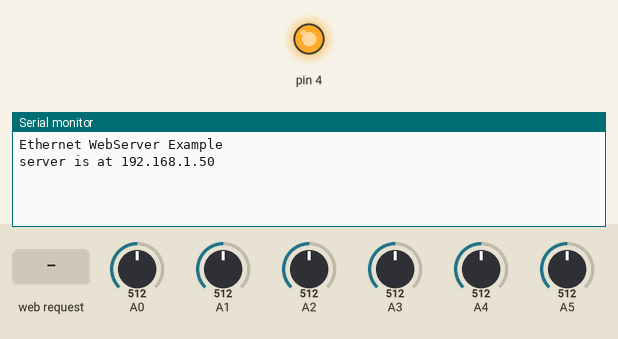
Recording of a sketch running on a simulated Arduino Uno, built with avr-gcc and run on an emulated ATmega328P. Shown: output pins drawn as LEDs (lit = HIGH), the last lines printed to the serial monitor. The inputs (shaded band) are chosen by the test bench; at power-on: A0 = 512, A1 = 512, A2 = 512, A3 = 512, A4 = 512, A5 = 512. WiFi joins after 1.5 s; servers stay silent unless stated.

Above: at 2.7 s.
2.8 s: HTTP request GET /ChangePowerFreq received
At 4.0 s:
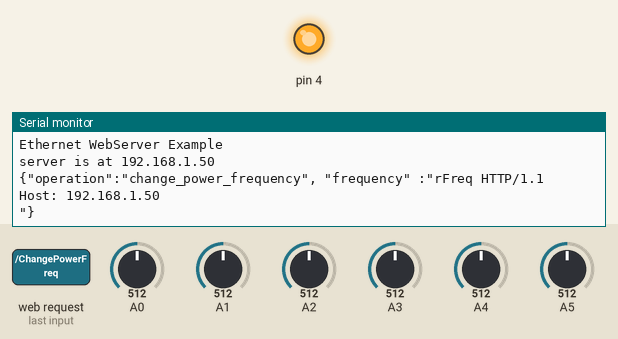
4.3 s: HTTP request GET /ChangeMixerFreq received
At 4.38 s:
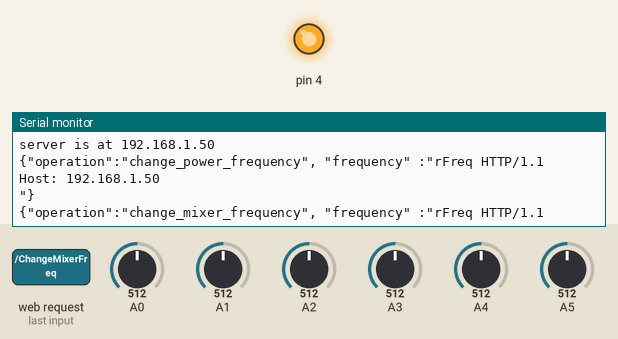
5.8 s: HTTP request GET /SignalOff received
At 5.88 s:
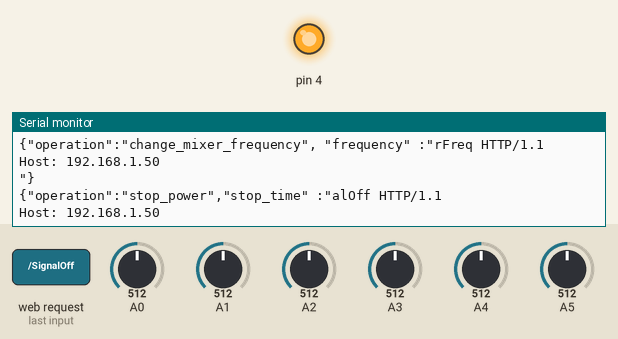

Measured:
- after the input at 2.8 s, the serial monitor: prints a new line at once (image 1)
- after the input at 4.3 s, the serial monitor: prints a new line at once (image 2)
- after the input at 5.8 s, the serial monitor: prints a new line at once (image 3)

The sketch:

WebServer.ino
```cpp
/*
  Based off Web Server Example code by David A. Mellis,  Tom Igoe and  Arturo Guadalupi

 */

#include <SPI.h>
#include <Ethernet.h>
#include <Arduino_JSON.h>

byte mac[] = {
  0xA8, 0x61, 0x0A, 0xAE, 0xAB, 0x54
};
IPAddress ip(192, 168, 1, 42);
byte subnet[] = { 255,255,255,0};
byte gateway[] = { 192,168,1,254};

// Initialize the Ethernet server library
// with the IP address and port you want to use
// (port 80 is default for HTTP):
EthernetServer server(80);

String readString;
String prevReadString;
String jsonData;

String offTime;
String onTime;
String freq;

void setup() {
  // disable SPI for the SD
  pinMode(4,OUTPUT);
  digitalWrite(4,HIGH);

  // You can use Ethernet.init(pin) to configure the CS pin
  Ethernet.init(10);

  // Open serial communications and wait for port to open:
  Serial.begin(9600);
  while (!Serial) {
    ; // wait for serial port to connect. Needed for native USB port only
  }
  Serial.println("Ethernet WebServer Example");

  // start the Ethernet connection and the server:
  Ethernet.begin(mac);

  // Check for Ethernet hardware present
  if (Ethernet.hardwareStatus() == EthernetNoHardware) {
    Serial.println("Ethernet shield was not found.  Sorry, can't run without hardware. :(");
  }
  if (Ethernet.linkStatus() == LinkOFF) {
    Serial.println("Ethernet cable is not connected.");
  }

  // start the server
  server.begin();
  Serial.print("server is at ");
  Serial.println(Ethernet.localIP());
}


void loop() {
  // listen for incoming clients
  EthernetClient client = server.available();
  if (client) {
//    Serial.println("new client");
    // an http request ends with a blank line
    boolean currentLineIsBlank = true;
    while (client.connected()) {
      if (client.available()) {
        char c = client.read();
        //Serial.write(c);
        if (readString.length() < 100) {
          //store characters to string
          readString += c;
        }
        // if you've gotten to the end of the line (received a newline
        // character) and the line is blank, the http request has ended,
        // so you can send a reply
        if (c == '\n' && currentLineIsBlank) {
          // send a standard http response header
          client.println("HTTP/1.1 200 OK");
          client.println("Content-Type: text/html");
          client.println("Connection: close");  // the connection will be closed after completion of the response
          client.println("Refresh: 5");  // refresh the page automatically every 5 sec
          client.println();
          client.println("<!DOCTYPE HTML>");
          client.println("<html>");
          // output the value of each analog input pin
          for (int analogChannel = 0; analogChannel < 6; analogChannel++) {
            int sensorReading = analogRead(analogChannel);
            client.print("analog input ");
            client.print(analogChannel);
            client.print(" is ");
            client.print(sensorReading);
            client.println("<br />");
          }
          client.println("<a href=\"/SignalOn:5000;\"\"><button>Turn on signal</button></a>");
          client.println("<a href=\"/SignalOff:5000;\"\"><button>Turn off signal</button></a>");
          client.println("</html>");
          break;
        }
        if (c == '\n') {
          // you're starting a new line
          currentLineIsBlank = true;
        } else if (c != '\r') {
          // you've gotten a character on the current line
          currentLineIsBlank = false;
        }
      }
    }
    // give the web browser time to receive the data
    delay(1);
//    Serial.println(readString);
    if (readString != prevReadString){
      int ind1 = readString.indexOf('{');
      int ind2 = readString.indexOf('}');
      jsonData = readString.substring(ind1, ind2+1);
      if (readString.indexOf("ChangePowerFreq") > -1){
        int ind1 = readString.indexOf("ChangePowerFreq:");
        int ind2 = readString.indexOf(";", ind1);
        freq = readString.substring(ind1+16, ind2);
        jsonData = "{\"operation\":\"change_power_frequency\", \"frequency\" :\"" + freq + "\"}";
      }
      else if (readString.indexOf("ChangeMixerFreq") > -1){
        int ind1 = readString.indexOf("ChangeMixerFreq:");
        int ind2 = readString.indexOf(";", ind1);
        freq = readString.substring(ind1+16, ind2);
        jsonData = "{\"operation\":\"change_mixer_frequency\", \"frequency\" :\"" + freq + "\"}";
      }
      else if (readString.indexOf("SignalOff") > -1){
        int ind1 = readString.indexOf("SignalOff:");
        int ind2 = readString.indexOf(";", ind1);
        offTime = readString.substring(ind1+10, ind2);
        jsonData = "{\"operation\":\"stop_power\",\"stop_time\" :\"" + offTime + "\"}";
      }
      else if (readString.indexOf("SignalOn") > -1){
        int ind1 = readString.indexOf("SignalOn:");
        int ind2 = readString.indexOf(";", ind1);
        onTime = readString.substring(ind1+9, ind2);
        jsonData = "{\"operation\":\"start_measurement\",\"measure_time\" :\"" + onTime + "\"}";
      }
      if (jsonData != "{}"){
        Serial.println(jsonData);
        jsonData = "";
      }
      prevReadString = readString;
      readString = "";
    }
    // close the connection:
    client.stop();
//    Serial.println("client disconnected");
    readString="";
  }
}

void parseInfo (){

}
```
